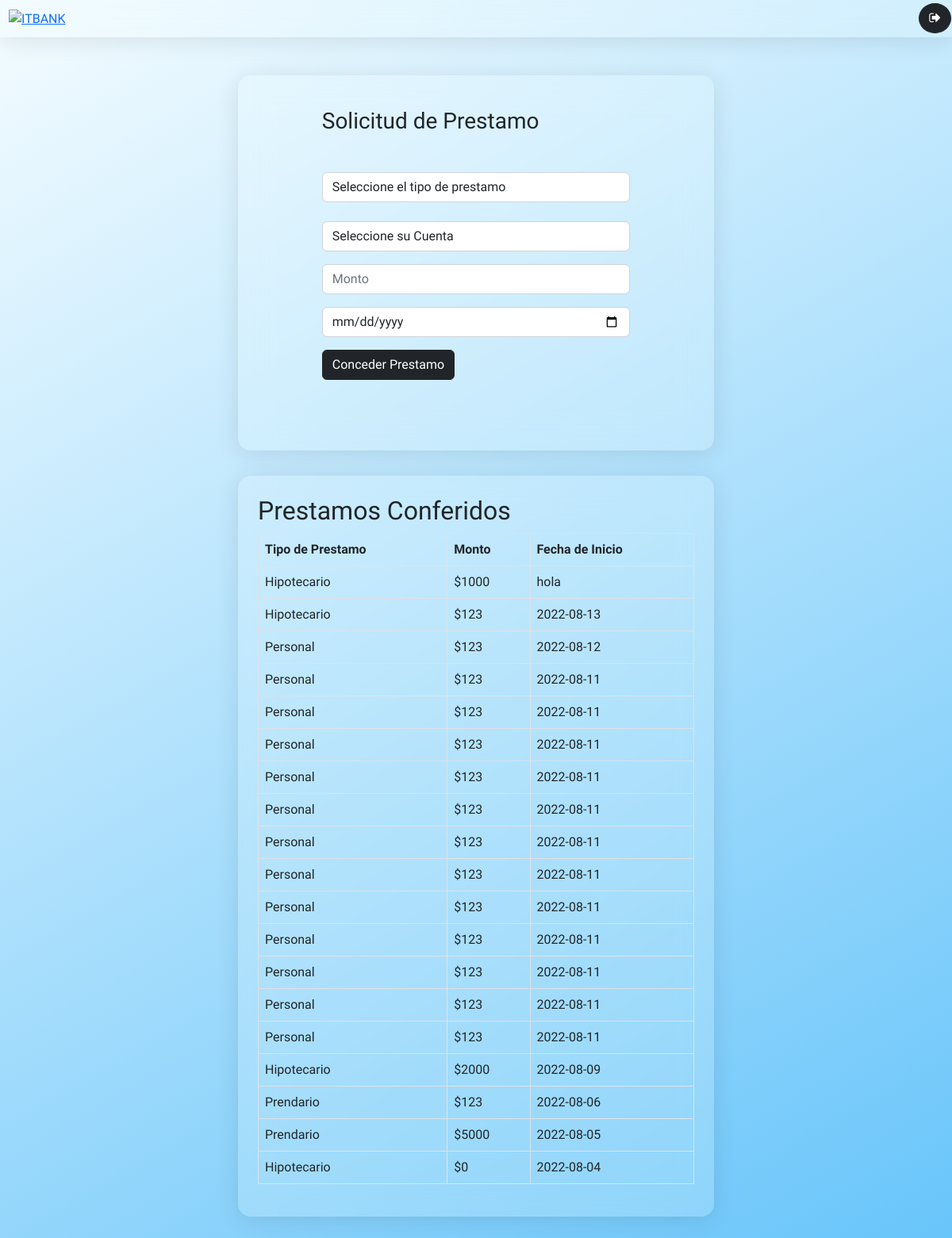
The app's page /Cuentas/Prestamos (signed in), older data.
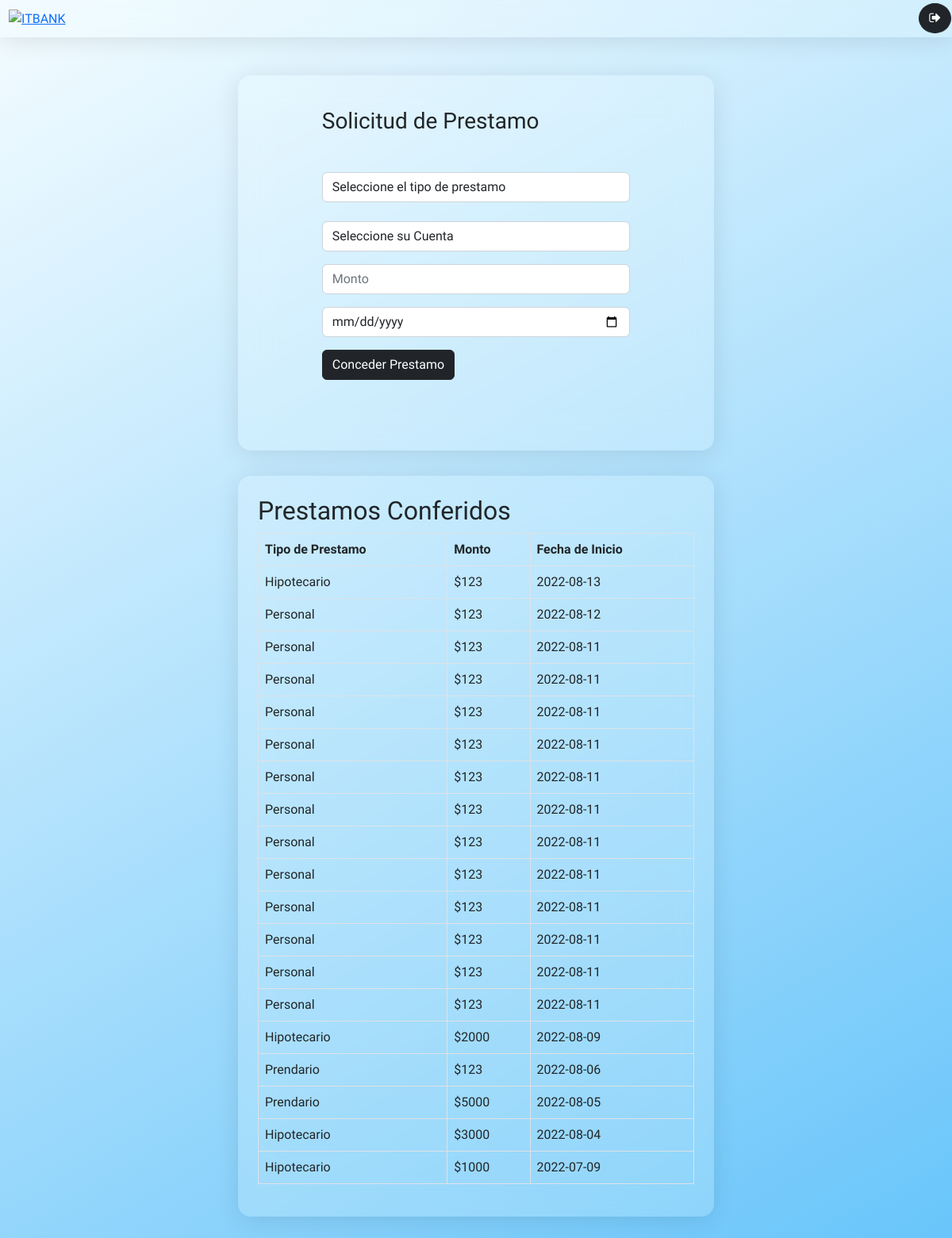
The same page, newer data.
### Prestamos/models.py (models this page shows)
class Prestamo(models.Model):
    loan_id = models.AutoField(primary_key=True)
    loan_type = models.TextField()
    loan_date = models.TextField()
    loan_total = models.IntegerField()
    customer_id = models.IntegerField()
    class Meta:
        managed = True
        db_table = 'prestamo'

### Prestamos/views.py (the view)
# urls.py: path('Prestamos',views.PrestamoPackage.log_page,name="prestamos"),
    @login_required
    def log_page(request):
        user    = request.user
        prestamos = Prestamo.objects.filter(customer_id = user.id).order_by("-loan_date")
        cuenta = Cuenta.objects.filter(customer_id = user.id)
        content = {
            'prestamos':prestamos,
            'cuentas':cuenta
        }
        return render(request,"Prestamos/Prestamos.html",{'content':content})

### Prestamos/templates/Prestamos/Prestamos.html (shortened to what this page needs)
<!DOCTYPE html>
<html lang="en">
<head>
    {% load static %}
    <link href='https://css.gg/bell.css' rel='stylesheet'>
    <link
    href="https://cdn.jsdelivr.net/npm/bootstrap@5.2.0-beta1/dist/css/bootstrap.min.css"
    rel="stylesheet"
    />
    <link rel="stylesheet" href="https://cdnjs.cloudflare.com/ajax/libs/font-awesome/4.7.0/css/font-awesome.min.css">
    <link rel="stylesheet" href="{% static 'Prestamos/css/Prestamos.css' %}">
</head>
<body>
    <header class="encabezado">
        <div class="logo">
          <a href="{% url 'cuenta' %}"><img class="img-logo" src="{% static 'Prestamos/img/Logo.png' %}" alt="ITBANK" /></a>
        </div>
        <div>
          <a href="{% url 'logout' %}"><button type="button" class="btn btn-dark border-2 rounded-circle"><i class="fa fa-sign-out"></i></button></a>
        </div>
    </header>
      <main>
            <div class="seccion">
              <main role="main">
                <div class="container">
                  <div class="row mt-3">
                    <div class="col-md-9 mx-auto mb-5">
                      <form action="Prestamos/Mensaje/" method="post" id="carform">{% csrf_token %}
                        <h3 class="mb-4">Solicitud de Prestamo</h3>
                        <p>
                          <select name="seleccion_prestamo" id="seleccion_prestamo" class="form-control" required>
                            <option value=" ">Seleccione el tipo de prestamo</option>
                          </select>
                          <select name="seleccion_cuenta" id="seleccion_prestamo" class="form-control">
                            <option value=" ">Seleccione su Cuenta</option>
                          </select>
                        </p>
                        <p>
                          <input type="number" name="Monto" required
                            id="id_monto" class="form-control" placeholder="Monto"/>
                        </p>
                        <p>
                          <input type="date" name="Fecha" required
                            id="Fecha" class="form-control" placeholder="Fecha de Inicio"/>
                        </p>
                        <p><input type="submit" class="btn btn-dark btn-block" value="Conceder Prestamo"></p>
                      </form>
                    </div>
                  </div>
                </div>
              </main>
            </div>
            <div class="seccion">
            <h2>Prestamos Conferidos</h2>
            <table class="table table-bordered">
              <tr>
                <th>Tipo de Prestamo</th>
                <th>Monto</th>
                <th>Fecha de Inicio</th>
              </tr>
              {% for prestamo in content.prestamos %}
              <tr>
                <td>{{prestamo.loan_type}}</td>
                <td>${{prestamo.loan_total}}</td>
                <td>{{prestamo.loan_date}}</td>
              </tr>
              {% endfor %}
            </table>
      </main>
</body>
</html>

Row changes from the older to the newer data that the page shows:
changed Prestamo (number 18 of 19 on the later page): loan_total "0" → "3000"
changed Prestamo (number 19 of 19 on the later page): loan_date "hola" → "2022-07-09"; moves down the list
